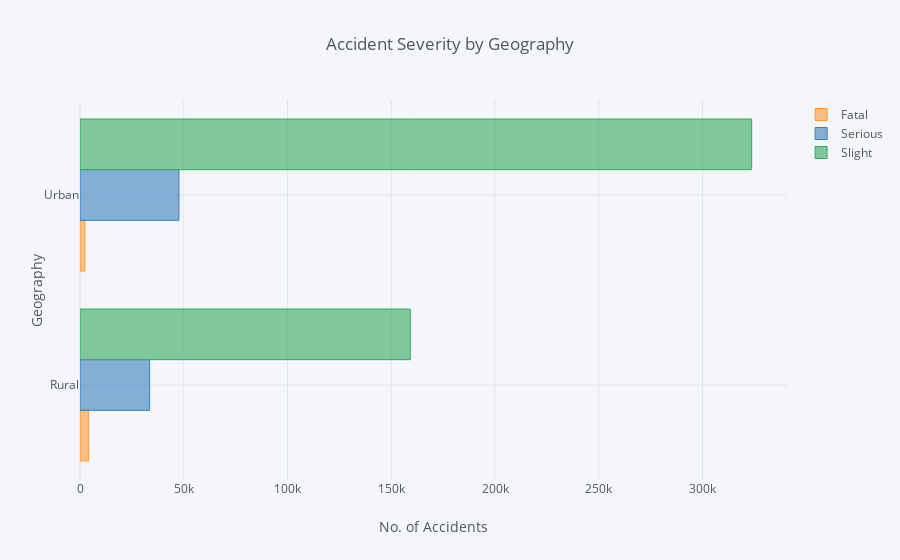

The notebook cell saved with this chart:
### Markdown cell above
<p> 
- 64% of Fatal accidents have occurred in Rural Areas <br>
- 59% of Serious accidents occur in Urban Areas <br>
- 67% of Slight accidents occur in Urban Areas <br>
</p>

### Code cell
geo_area_plt.iplot(kind='barh',title='Accident Severity by Geography',xTitle='No. of Accidents',yTitle='Geography')

### Figure 1 — Plotly figure (JSON) as saved in the notebook; plotly's stock layout.template omitted (floating-point values rounded to 4 significant figures)
{"data": [{"marker": {"color": "rgba(255, 153, 51, 0.6)", "line": {"color": "rgba(255, 153, 51, 1.0)", "width": 1}}, "name": "Fatal", "orientation": "h", "text": "", "type": "bar", "uid": "78885c46-8834-11e9-ac94-f45c8991f033", "visible": true, "x": [4165, 2354], "y": ["Rural", "Urban"]}, {"marker": {"color": "rgba(55, 128, 191, 0.6)", "line": {"color": "rgba(55, 128, 191, 1.0)", "width": 1}}, "name": "Serious", "orientation": "h", "text": "", "type": "bar", "uid": "78885e1c-8834-11e9-8a1f-f45c8991f033", "visible": true, "x": [33546, 47693], "y": ["Rural", "Urban"]}, {"marker": {"color": "rgba(50, 171, 96, 0.6)", "line": {"color": "rgba(50, 171, 96, 1.0)", "width": 1}}, "name": "Slight", "orientation": "h", "text": "", "type": "bar", "uid": "78885eda-8834-11e9-afdd-f45c8991f033", "visible": true, "x": [159177, 323674], "y": ["Rural", "Urban"]}], "layout": {"autosize": true, "legend": {"bgcolor": "#F5F6F9", "font": {"color": "#4D5663"}}, "paper_bgcolor": "#F5F6F9", "plot_bgcolor": "#F5F6F9", "title": "Accident Severity by Geography", "titlefont": {"color": "#4D5663"}, "xaxis": {"autorange": true, "gridcolor": "#E1E5ED", "range": [0, 340700.0], "showgrid": true, "tickfont": {"color": "#4D5663"}, "title": "No. of Accidents", "titlefont": {"color": "#4D5663"}, "type": "linear", "zerolinecolor": "#E1E5ED"}, "yaxis": {"autorange": true, "gridcolor": "#E1E5ED", "range": [-0.5, 1.5], "showgrid": true, "tickfont": {"color": "#4D5663"}, "title": "Geography", "titlefont": {"color": "#4D5663"}, "type": "category", "zerolinecolor": "#E1E5ED"}}}
